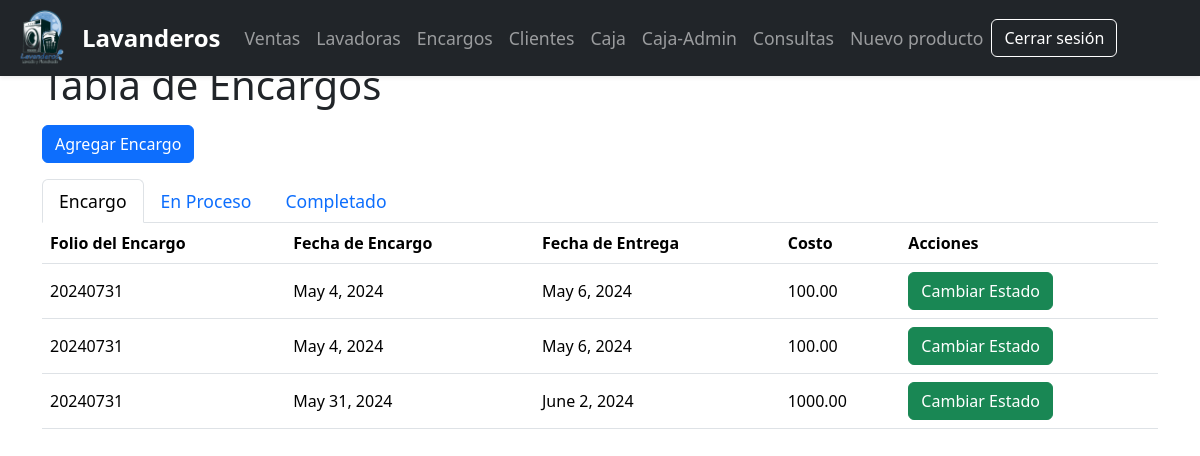
The app's page /encargos/ (signed in), older data.
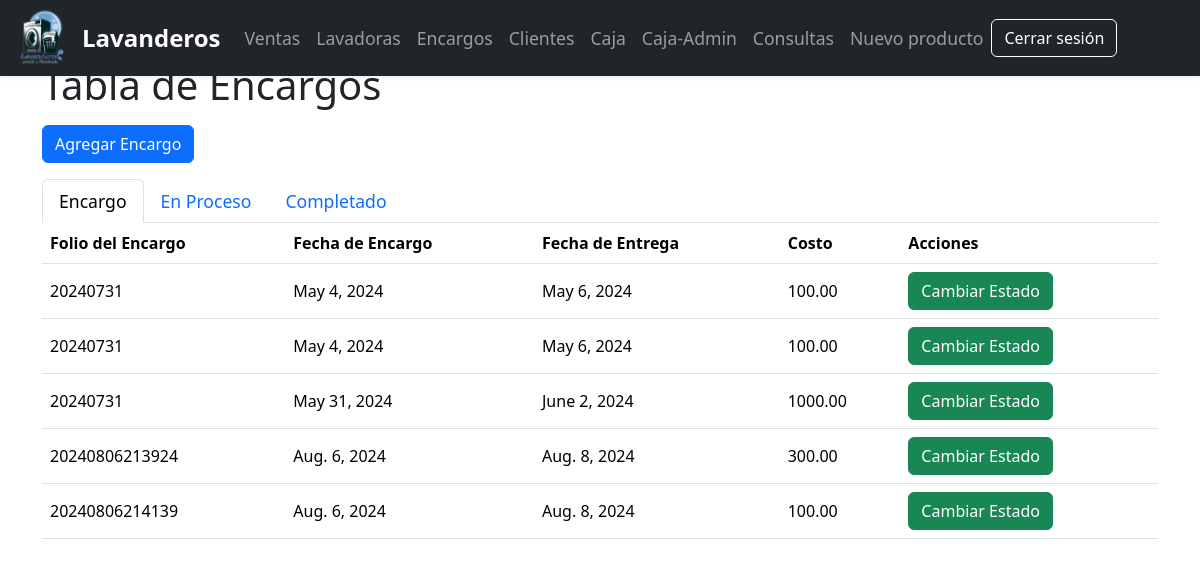
The same page, newer data.
### pos/models.py (models this page shows)
class Encargo(models.Model):
    ESTADOS_CHOICES = (
        ('ENCARGO', 'Encargo'),
        ('EN_PROCESO', 'En proceso'),
        ('COMPLETADO', 'Completado'),
    )
    Folio = models.CharField(max_length=30)
    fecha_encargo = models.DateField(auto_now_add=True,editable=False)
    fecha_entrega = models.DateField()
    cliente = models.ForeignKey(Cliente, on_delete=models.CASCADE, default=1)
    estado = models.CharField(max_length=20, choices=ESTADOS_CHOICES, default='ENCARGO')
    costo = models.DecimalField(max_digits=10, decimal_places=2)
    adeudo = models.DecimalField(max_digits=10, decimal_places=2)
    ingreso = models.DecimalField(max_digits=10, decimal_places=2)
    usuario = models.ForeignKey(User, on_delete=models.CASCADE, default=1)
    entregado = models.BooleanField(default=False)
    observaciones = models.TextField(blank=True, null=True)

### pos/views.py (the view)
# urls.py: path('encargos/', views.encargo, name='encargos'),
@login_required
def encargo(request):
    encargos_encargo = Encargo.objects.filter(estado='ENCARGO')
    encargos_proceso = Encargo.objects.filter(estado='EN_PROCESO')
    encargos_completado = Encargo.objects.filter(estado='COMPLETADO')
    clientes = Cliente.objects.all()
    context = {
        'encargos_encargo': encargos_encargo,
        'encargos_proceso': encargos_proceso,
        'encargos_completado': encargos_completado,
        'clientes': clientes,
    }
    return render(request, 'encargos.html', context)

### pos/templates/encargos.html (shortened to what this page needs)
<!DOCTYPE html>
<html lang="en">
<head>
</head>
<body>
    {% load static %}
    {% include 'layouts/navbar.html' %}
    <div class="container mt-7">
        <h1>Tabla de Encargos</h1>
        <button type="button" class="btn btn-primary mt-2" data-bs-toggle="modal" data-bs-target="#modalAgregarEncargo">
            Agregar Encargo
        </button>
        <ul class="nav nav-tabs mt-3" id="tabEncargos" role="tablist">
            <li class="nav-item">
                <a class="nav-link active" id="encargo-tab" data-toggle="tab" href="#encargo" role="tab" aria-controls="encargo" aria-selected="true">Encargo</a>
            </li>
            <li class="nav-item">
                <a class="nav-link" id="proceso-tab" data-toggle="tab" href="#proceso" role="tab" aria-controls="proceso" aria-selected="false">En Proceso</a>
            </li>
            <li class="nav-item">
                <a class="nav-link" id="completado-tab" data-toggle="tab" href="#completado" role="tab" aria-controls="completado" aria-selected="false">Completado</a>
            </li>
        </ul>
        <div class="tab-content" id="contenidoEncargos">
            <div class="tab-pane fade show active" id="encargo" role="tabpanel" aria-labelledby="encargo-tab">
                <table class="table">
                    <thead>
                        <tr>
                            <th class="color-grey">Folio del Encargo</th>
                            <th>Fecha de Encargo</th>
                            <th>Fecha de Entrega</th>
                            <th class="color-price">Costo</th>
                            <th>Acciones</th>
                        </tr>
                    </thead>
                    <tbody>
                        {% for encargo in encargos_encargo %}
                        <tr>
                            <td class="color-grey">{{ encargo.Folio }}</td>
                            <td>{{ encargo.fecha_encargo }}</td>
                            <td>{{ encargo.fecha_entrega }}</td>
                            <td>{{ encargo.costo }}</td>
                            <td>
                                <button class="btn-cambiar-proceso btn btn-success" data-id="{{ encargo.id }}">Cambiar Estado</button>
                            </td>
                        </tr>
                        {% endfor %}
                    </tbody>
                </table>
            </div>
        </div>
    </div>
</body>
</html>

### pos/templates/layouts/navbar.html (shortened to what this page needs)
{% load static %}
<nav class="navbar navbar-expand-lg navbar-dark bg-dark fixed-top shadow-sm">
    <div class="container-fluid">
        <img src="{% static 'img/LAVANDEROS_sinfrondo.png' %}" alt="Lavanderos" style="height: 60px; width: 60px; margin-right: 10px;">
        <a class="navbar-brand" href="{% url 'home' %}">Lavanderos</a>
        <div class="collapse navbar-collapse" id="navbarNav">
            <ul class="navbar-nav mr-auto">
                <li class="nav-item">
                    <a class="nav-link" href="{% url 'productos' %}">Ventas</a>
                </li>
                <li class="nav-item">
                    <a class="nav-link" href="{% url 'lavadoras' %}">Lavadoras</a>
                </li>
                <li class="nav-item">
                    <a class="nav-link" href="{% url 'encargos' %}">Encargos</a>
                </li>
                <li class="nav-item">
                    <a class="nav-link" href="{% url 'clientes' %}">Clientes</a>
                </li>
                <li class="nav-item">
                    <a class="nav-link" href="{% url 'ingresar_saldo_final' %}">Caja</a>
                </li>
                <li class="nav-item">
                    <a class="nav-link" href="{% url 'corte_caja' %}">Caja-Admin</a>
                </li>
                <li class="nav-item">
                    <a class="nav-link" href="#">Consultas</a>
                </li>
                <li class="nav-item">
                    <a class="nav-link" href="{% url 'crear_producto' %}">Nuevo producto</a>
                </li>
            </ul>
            <form class="form-inline" action="{% url 'logout' %}" method="post">
                <button type="submit" class="btn btn-outline-light">Cerrar sesión</button>
            </form>
        </div>
    </div>
</nav>
<link rel="stylesheet" href="{% static 'css/bootstrap.min.css' %}">

### pos/templates/encargos.html (style rules this page uses)
.mt-7, .my-7 { margin-top: 3.8rem !important; }
.table th, .table td { vertical-align: middle; }
.color-price { color: rgb(0, 110, 255); }
.color-grey { color: #bbc3c9; }

### pos/templates/layouts/navbar.html (style rules this page uses)
.mt-7, .my-7 { margin-top: 3.8rem !important; }
.navbar-brand { font-weight: bold; font-size: 1.5rem; transition: transform 0.3s; }
.nav-link { font-size: 1.1rem; padding-right: 1rem; padding-left: 1rem; transition: color 0.3s, background-color 0.3s; }
.btn-outline-light { border-color: #fff; color: #fff; transition: background-color 0.3s, color 0.3s; }

Row changes from the older to the newer data that the page shows:
added Encargo: Folio "20240806213924", fecha_encargo "Aug. 6, 2024", fecha_entrega "Aug. 8, 2024", costo "300.00"
added Encargo: Folio "20240806214139", fecha_encargo "Aug. 6, 2024", fecha_entrega "Aug. 8, 2024", costo "100.00"
